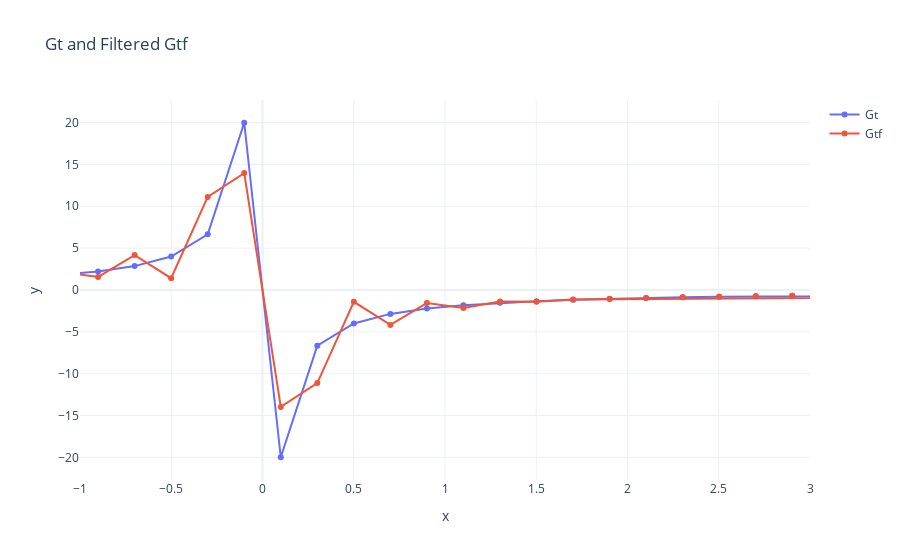

Notebook code for this chart:
### Code cell
fig = go.Figure()
fig.add_trace(go.Scatter(x=r, y=Gt, name="Gt", mode="lines+markers"))
fig.add_trace(go.Scatter(x=r, y=Gtf, name="Gtf", mode="lines+markers"))
fig.update_layout(
    title='Gt and Filtered Gtf',
    xaxis=dict(title='x', type='linear'),  # use 'log' for log scale
    yaxis=dict(title='y'),
    xaxis_range=[-1,3],
    hovermode='x',
    template='plotly_white'
)

### Figure 1 — Plotly figure (JSON) as saved in the notebook; plotly's stock layout.template omitted (floating-point values rounded to 4 significant figures; data arrays with more than 128 entries replaced by an {"elided": "..."} marker saying what was removed)
{"data": [{"mode": "lines+markers", "name": "Gt", "type": "scatter", "x": {"elided": "1006 float values"}, "y": {"elided": "1006 float values"}}, {"mode": "lines+markers", "name": "Gtf", "type": "scatter", "x": {"elided": "1006 float values"}, "y": {"elided": "1006 float values"}}], "layout": {"hovermode": "x", "title": {"text": "Gt and Filtered Gtf"}, "xaxis": {"range": [-1, 3], "title": {"text": "x"}, "type": "linear"}, "yaxis": {"title": {"text": "y"}}}}
